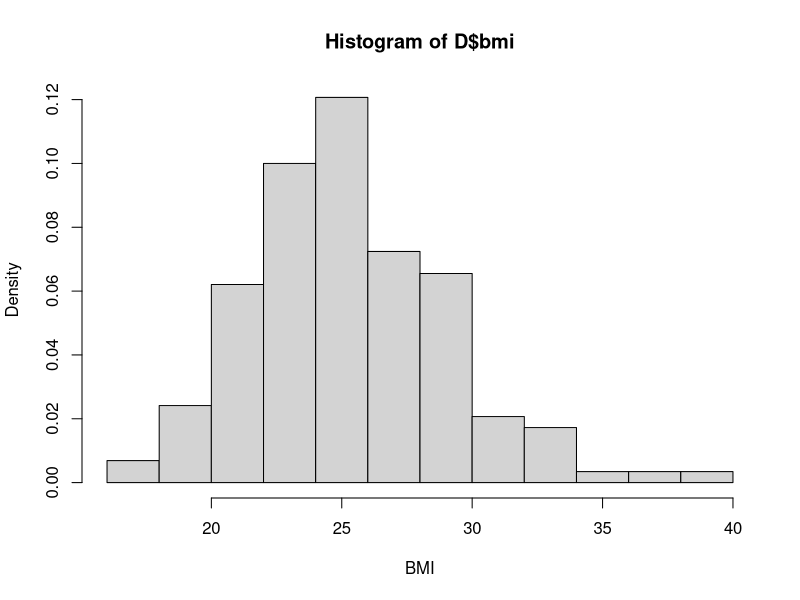
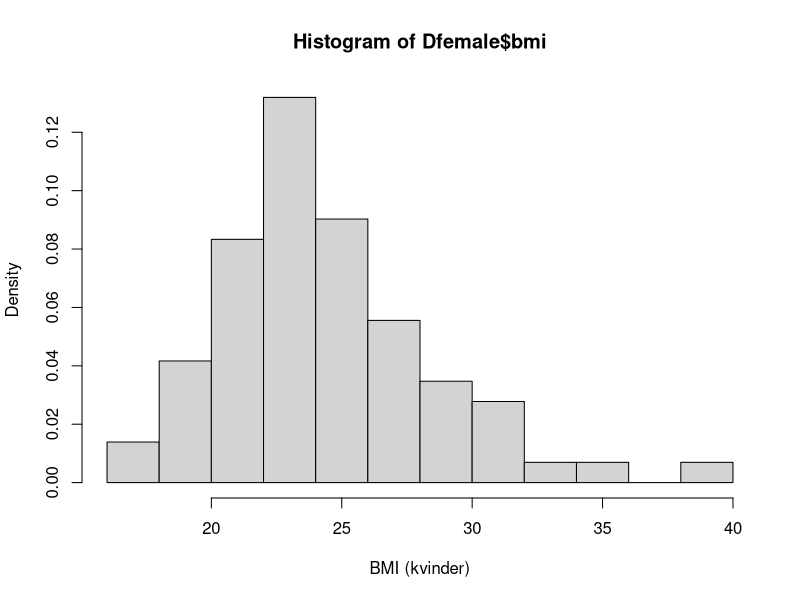
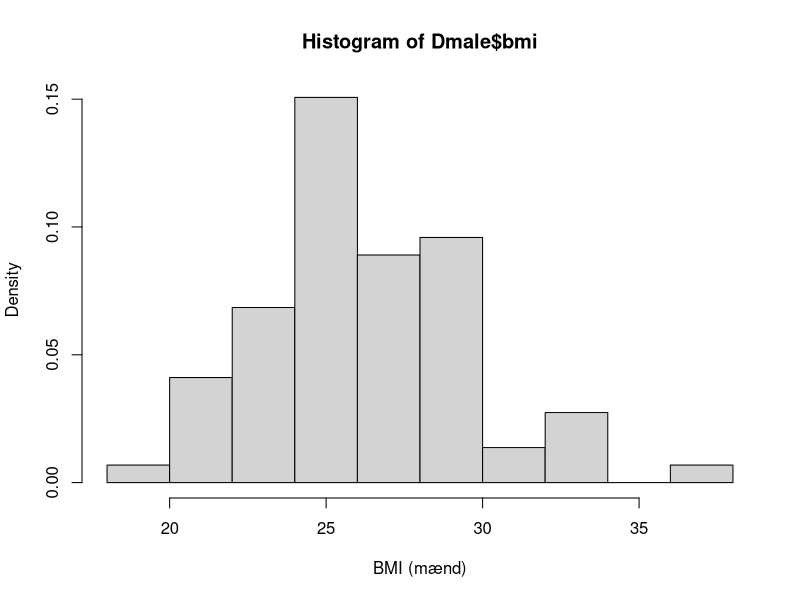
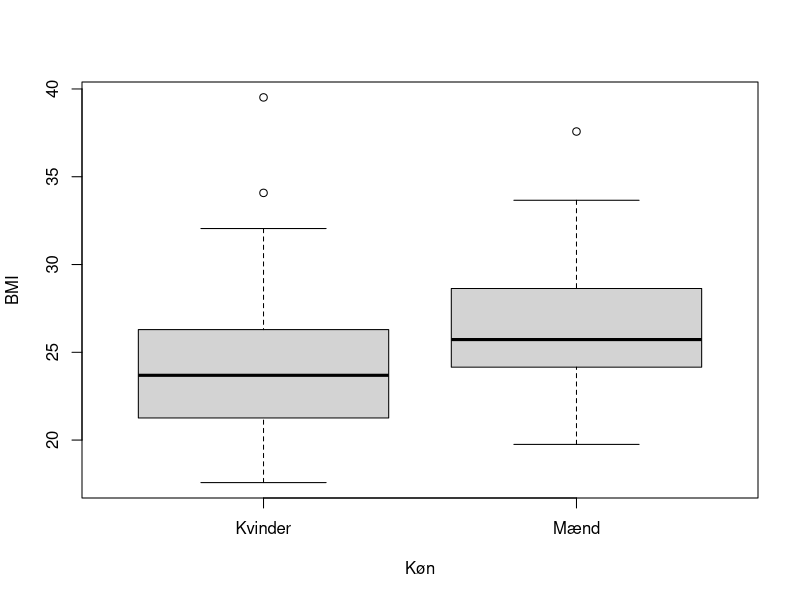
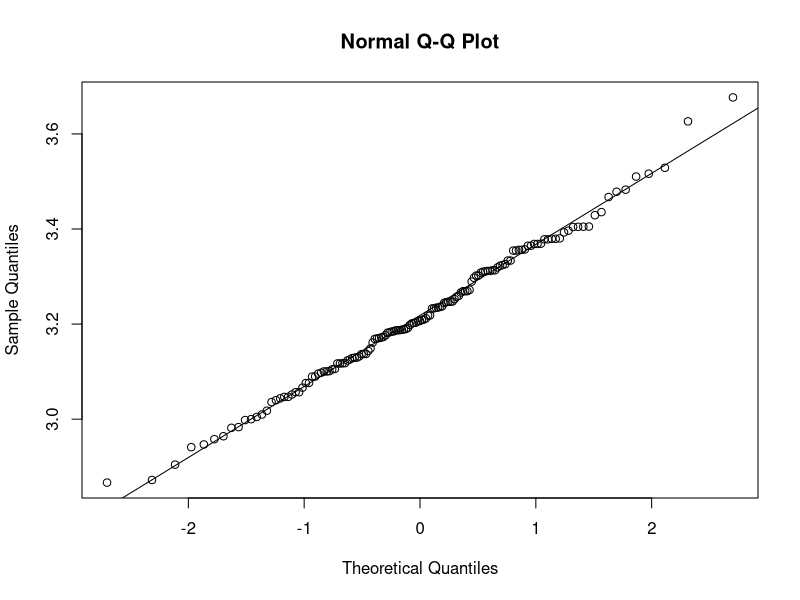

These figures' R source, in order:

###########################################################################
## Sæt working directory

## I RStudio kan man nemt sætte working directory med menuen 
## "Session -> Set Working Directory -> To Source File Location" 
## Bemærk: i R bruges kun "/" til separering i stier 
## (altså ingen backslash).
setwd("Erstat her med stien til den mappe, hvor projektfilerne er gemt.")


###########################################################################
## Indlæs data

## Indlæs data fra bmi1_data.csv
D <- read.table("bmi1_data.csv", header=TRUE, sep=";", as.is=TRUE)


###########################################################################
## Simpel opsummering af data

## Dimensionen af D (antallet af rækker og søjler)
dim(D)
## Søjle-/variabelnavne
names(D)
## De første rækker/observationer
head(D)
## De sidste rækker/observationer
tail(D)
## Udvalgte opsummerende størrelser
summary(D)
## En anden type opsummering af datasættet
str(D)


###########################################################################
## Beregn BMI

## Beregn BMI og tilføj som ny variabel i D
D$bmi <- D$weight/(D$height/100)^2


###########################################################################
## Histogram (empirisk tæthed)

## Histogram der beskriver den empiriske tæthed for BMI
## (histogram for BMI normaliseret så arealet er lig 1)
hist(D$bmi, xlab="BMI", prob=TRUE)


###########################################################################
## Deldatasæt vha. 'subset'

## Opdel i to deldatasæt (hhv. kvinder og mænd)
Dfemale <- subset(D, gender == 0)
Dmale <- subset(D, gender == 1)


###########################################################################
## Density histogrammer for kvinder hhv. mænd

## Density histogrammer der beskriver den empiriske
## tæthed for BMI for hhv. kvinder og mænd
hist(Dfemale$bmi, xlab="BMI (kvinder)", prob=TRUE)
hist(Dmale$bmi, xlab="BMI (mænd)", prob=TRUE)


###########################################################################
## Boxplot opdelt efter køn

## Boxplot af BMI opdelt efter køn
boxplot(Dfemale$bmi, Dmale$bmi, names=c("Kvinder", "Mænd"), 
        xlab="Køn", ylab="BMI")


###########################################################################
## Opsummerende størrelser for BMI

## Antal observationer i alt
## (medregner ej eventuelle manglende værdier)
sum(!is.na(D$bmi))
## Stikprøvegennemsnit (ej kønsopdelt)
mean(D$bmi, na.rm=TRUE)
## Stikprøvevarians (ej kønsopdelt)
var(D$bmi, na.rm=TRUE)
## osv. 
##
## Argumentet 'na.rm=TRUE' sørger for at størrelsen
## udregnes selvom der eventuelt er manglende værdier


###########################################################################
## qq-plot til modelkontrol

## Ny variabel 'logbmi' med log-transformeret BMI
D$logbmi <- log(D$bmi)
## qq-plot for log-transformeret BMI
qqnorm(D$logbmi)
qqline(D$logbmi)


###########################################################################
## T-test for en enkelt stikprøve

## T-test for en enkelt stikprøve foretaget på log-transformeret BMI
t.test(D$logbmi, mu=log(25))


###########################################################################
## Konfidensinterval (KI) for middelværdi og median

## Udtag data kun for kvinder
Dfemale <- subset(D, gender == 0)
## KI for middelværdien af log-BMI for kvinder
KI <- t.test(Dfemale$logbmi, conf.level=0.95)$conf.int
KI
## Transformer tilbage for at få KI for median BMI for kvinder
exp(KI)


###########################################################################
## Welch t-test for sammenligning af to stikprøver

## Sammenligning af logBMI for kvinder og mænd
t.test(D$logbmi[D$gender == 0], D$logbmi[D$gender == 1])


###########################################################################
## Beregning af korrelation

## Beregning af korrelation mellem udvalgte variable
cor(D[,c("weight","fastfood","bmi")], use="pairwise.complete.obs")

  
###########################################################################
## Delmængder i R

## Ekstra bemærkning om måder at udtage delmænger i R
##
## En logisk (logical) vektor med sandt (TRUE) eller falsk (FALSE) for 
## hver værdi i en kolonne i D - f.eks: Find alle kvinder i datasættet
D$gender == 0
## Vektoren kan bruges til at udtage data for kvinderne
D[D$gender == 0, ]
## Alternativt kan man bruge funktionen 'subset'
subset(D, gender == 0)
## Mere komplekse logiske udtryk kan laves, f.eks.: 
## Find alle kvinder under 55 kg
subset(D, gender == 0 & weight < 55)


###########################################################################
## Flere R-tips

## Lav en for-løkke med beregning af et par opsummerende størrelser
## og gem resultatet i en ny data.frame
Tbl <- data.frame()
for(i in 0:1){
  Tbl[i+1, "mean"] <- mean(D$bmi[D$gender == i])
  Tbl[i+1, "var"] <- var(D$bmi[D$gender == i])
}
row.names(Tbl) <- c("Kvinder","Mænd")
## Se hvad der er i Tbl
Tbl

## I R er der endnu mere kortfattede måder sådanne udregninger kan 
## udføres. For eksempel
aggregate(D$bmi, by=list(D$gender), function(x){ 
  c(mean=mean(x), var=var(x)) 
})
## Se flere smarte funktioner med: ?apply, ?aggregate og ?lapply
## og for ekstremt effektiv databehandling se f.eks. pakkerne: dplyr,
## tidyr, reshape2 og ggplot2.

## LaTeX tips:
##
## R-pakken "xtable" kan generere LaTeX tabeller og skrive dem direkte 
## ind i en fil, som derefter kan inkluderes i et .tex dokument.
## 
## R-pakken "knitr" kan anvendes meget elegant til at lave et .tex 
## dokument der inkluderer R-koden direkte i dokumentet. Dette 
## dokument og bogen er lavet med knitr.
